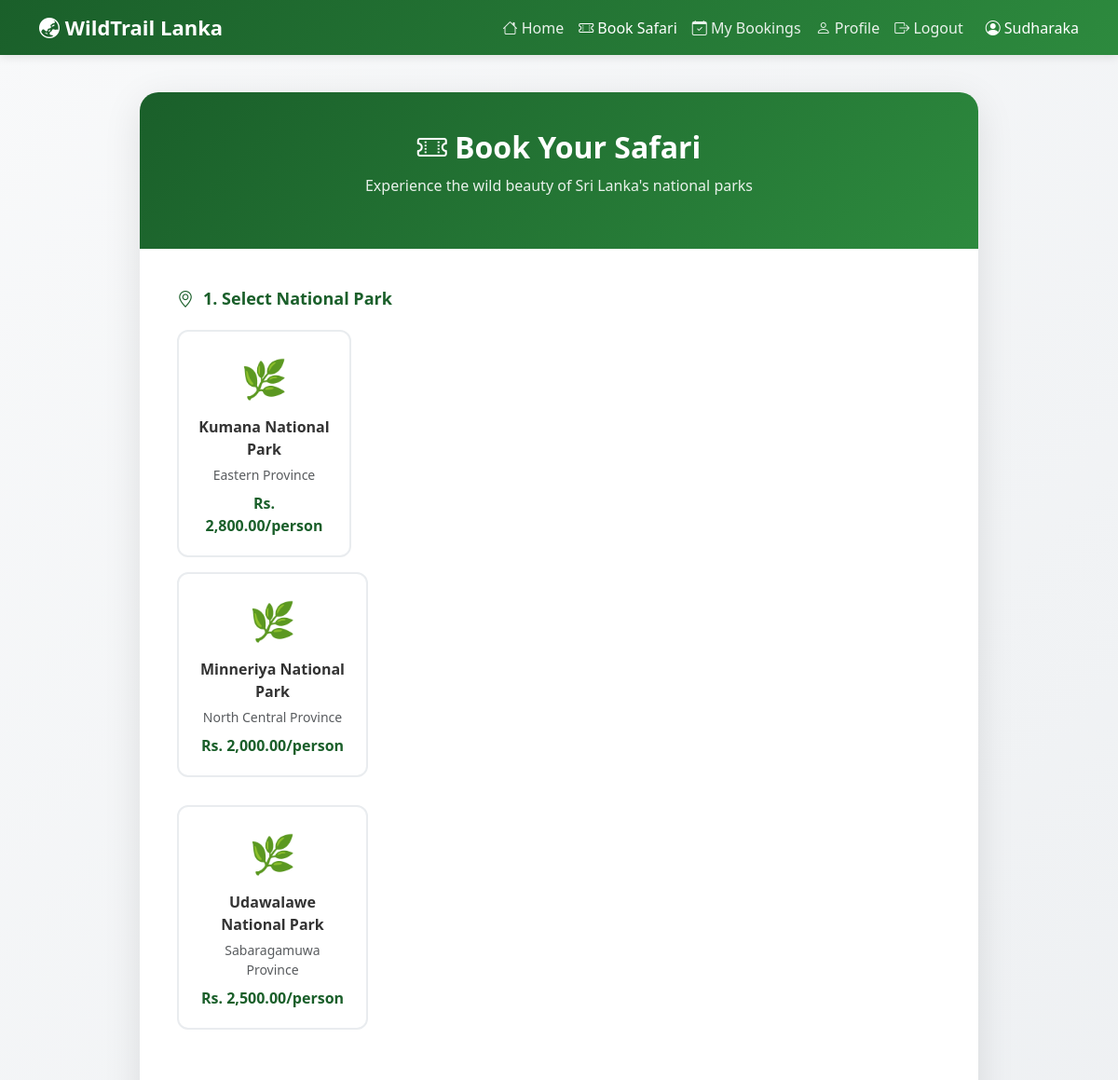
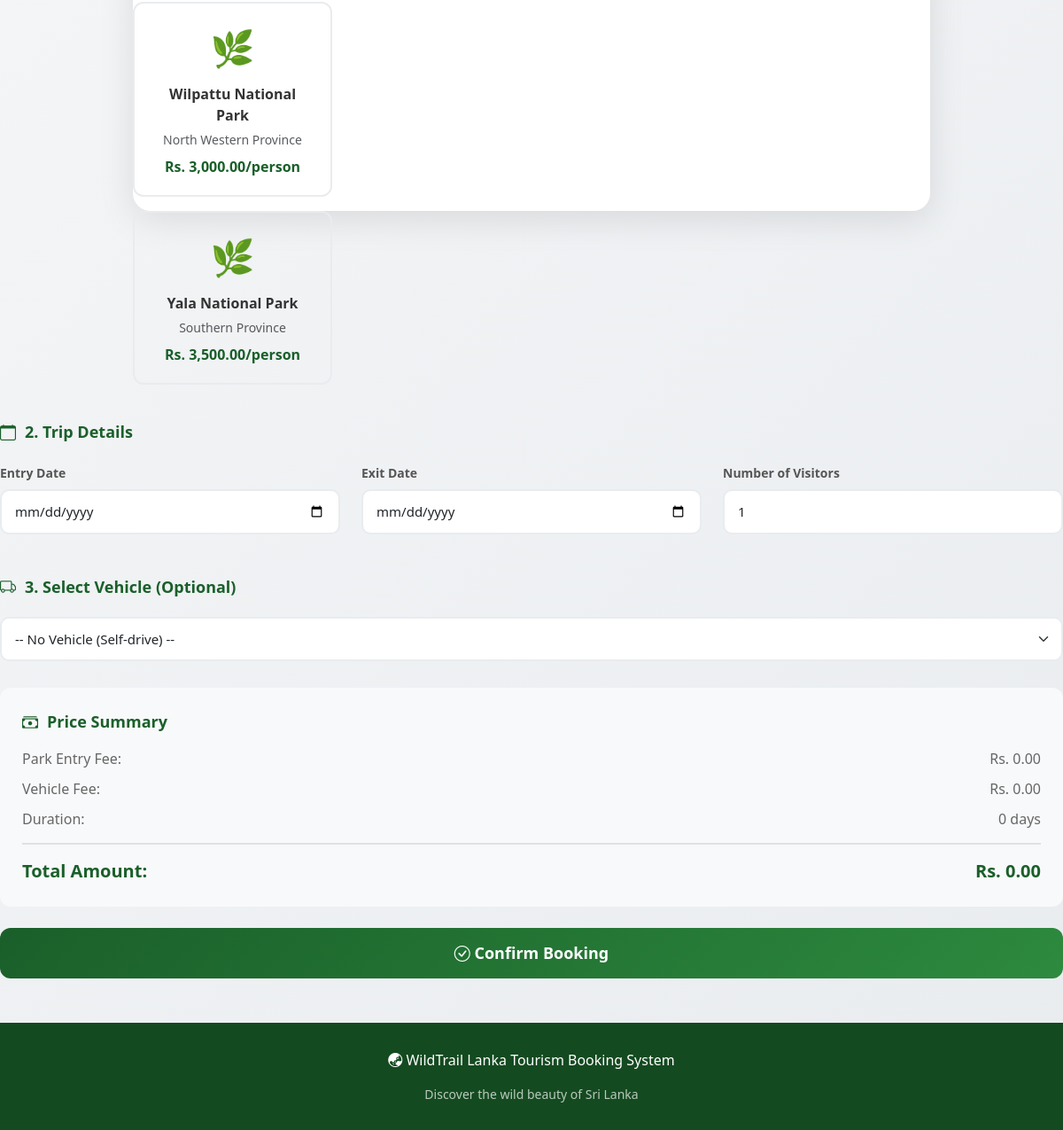
Screenshot of /book_ticket.php (signed in) with the database file from the repository (2 pictures, top to bottom).
### tables this page shows
CREATE TABLE `parks` (
  `id` int(11) NOT NULL,
  `park_name` varchar(100) NOT NULL,
  `province` varchar(50) NOT NULL,
  `description` text DEFAULT NULL,
  `image` varchar(255) DEFAULT NULL,
  `entry_fee` decimal(10,2) DEFAULT 0.00,
  `status` enum('active','inactive') DEFAULT 'active',
  `created_at` timestamp NOT NULL DEFAULT current_timestamp()
);

### book_ticket.php (the view, shortened to what this page needs)
<?php
require_once 'db.php';
$visitorName = $_SESSION['user_name'] ?? 'Visitor';
try {
    $parks = $pdo->query("SELECT * FROM parks WHERE status = 'active' ORDER BY park_name")->fetchAll();
} catch (PDOException $e) {
    $parks = [];
    $vehicles = [];
}
?>
<!DOCTYPE html>
<html lang="en">
<head>
    <link href="https://cdn.jsdelivr.net/npm/bootstrap@5.3.2/dist/css/bootstrap.min.css" rel="stylesheet">
    <link rel="stylesheet" href="https://cdn.jsdelivr.net/npm/bootstrap-icons@1.11.1/font/bootstrap-icons.css">
</head>
<body>
    <nav class="navbar navbar-expand-lg navbar-dark">
        <div class="container">
            <a class="navbar-brand" href="index.php">
                <i class="bi bi-globe-asia-australia"></i> WildTrail Lanka
            </a>
            <div class="collapse navbar-collapse" id="navbarNav">
                <ul class="navbar-nav ms-auto">
                    <li class="nav-item">
                        <a class="nav-link" href="index.php"><i class="bi bi-house"></i> Home</a>
                    </li>
                    <li class="nav-item">
                        <a class="nav-link active" href="book_ticket.php"><i class="bi bi-ticket-perforated"></i> Book Safari</a>
                    </li>
                    <li class="nav-item">
                        <a class="nav-link" href="my_bookings.php"><i class="bi bi-calendar-check"></i> My Bookings</a>
                    </li>
                    <li class="nav-item">
                        <a class="nav-link" href="profile.php"><i class="bi bi-person"></i> Profile</a>
                    </li>
                    <li class="nav-item">
                        <a class="nav-link" href="logout.php"><i class="bi bi-box-arrow-right"></i> Logout</a>
                    </li>
                </ul>
                <span class="navbar-text ms-3 text-white">
                    <i class="bi bi-person-circle"></i> <?php echo htmlspecialchars($visitorName); ?>
                </span>
            </div>
        </div>
    </nav>
    <div class="booking-container">
        <div class="booking-card">
            <div class="booking-header">
                <h2><i class="bi bi-ticket-perforated"></i> Book Your Safari</h2>
                <p>Experience the wild beauty of Sri Lanka's national parks</p>
            </div>
            <div class="booking-body">
                <form method="POST" action="book_ticket.php" id="bookingForm">
                    <div class="form-section">
                        <div class="section-title">
                            <i class="bi bi-geo-alt"></i> 1. Select National Park
                        </div>
                        <div class="row">
                            <?php if (empty($parks)): ?>
                            <div class="col-12">
                                <div class="alert alert-warning">
                                    <i class="bi bi-exclamation-triangle"></i> No parks available at the moment. Please check back later.
                                </div>
                            </div>
                            <?php else: ?>
                            <?php foreach ($parks as $park): ?>
                                                        <div class="col-md-6 col-lg-3 mb-3">
                                <div class="park-card" onclick="selectPark(<?php echo $park['id']; ?>, <?php echo $park['entry_fee']; ?>)">
                                    <?php if (!empty($park['image']) && file_exists('images/' . $park['image'])): ?>
                                    <img src="images/<?php echo htmlspecialchars($park['image']); ?>" class="park-image" alt="<?php echo htmlspecialchars($park['park_name']); ?>">
                                    <?php else: ?>
                                    <div class="park-icon">🌿</div>
                                    <?php endif; ?>
                                    <div class="park-name"><?php echo htmlspecialchars($park['park_name']); ?></div>
                                    <div class="text-muted small"><?php echo htmlspecialchars($park['province']); ?></div>
                                    <div class="park-fee mt-2">Rs. <?php echo number_format($park['entry_fee'], 2); ?>/person</div>
                                </div>
                            </div>
                            </div>
                            <?php endforeach; ?>
                            <?php endif; ?>
                    <div class="form-section">
                        <div class="section-title">
                            <i class="bi bi-calendar"></i> 2. Trip Details
                        </div>
                        <div class="row">
                            <div class="col-md-4 mb-3">
                                <label class="form-label">Entry Date</label>
                                <input type="date" class="form-control" name="entry_date" id="entry_date"
                                       min="<?php echo date('Y-m-d'); ?>" required onchange="calculatePrice()">
                            </div>
                            <div class="col-md-4 mb-3">
                                <label class="form-label">Exit Date</label>
                                <input type="date" class="form-control" name="exit_date" id="exit_date"
                                       min="<?php echo date('Y-m-d'); ?>" required onchange="calculatePrice()">
                            </div>
                            <div class="col-md-4 mb-3">
                                <label class="form-label">Number of Visitors</label>
                                <input type="number" class="form-control" name="visitors_count" id="visitors_count"
                                       min="1" max="50" value="1" required onchange="calculatePrice()">
                            </div>
                        </div>
                    </div>
                    <div class="form-section">
                        <div class="section-title">
                            <i class="bi bi-truck"></i> 3. Select Vehicle (Optional)
                        </div>
                        <select class="form-select" name="vehicle_id" id="vehicle_id" onchange="calculatePrice()">
                            <option value="">-- No Vehicle (Self-drive) --</option>
                        </select>
                    </div>
                    <div class="price-summary">
                        <div class="section-title mb-3">
                            <i class="bi bi-cash-stack"></i> Price Summary
                        </div>
                        <div class="price-row">
                            <span>Park Entry Fee:</span>
                            <span id="parkFee">Rs. 0.00</span>
                        </div>
                        <div class="price-row">
                            <span>Vehicle Fee:</span>
                            <span id="vehicleFee">Rs. 0.00</span>
                        </div>
                        <div class="price-row">
                            <span>Duration:</span>
                            <span id="duration">0 days</span>
                        </div>
                        <div class="price-total">
                            <span>Total Amount:</span>
                            <span id="totalAmount">Rs. 0.00</span>
                        </div>
                    </div>
                    <div class="mt-4">
                        <button type="submit" class="btn-book">
                            <i class="bi bi-check-circle"></i> Confirm Booking
                        </button>
                    </div>
    <footer class="footer">
        <p><i class="bi bi-globe-asia-australia"></i> WildTrail Lanka Tourism Booking System</p>
        <p class="mb-0" style="opacity: 0.7; font-size: 14px;">Discover the wild beauty of Sri Lanka</p>
    </footer>
</body>
</html>

### book_ticket.php (style rules this page uses)
:root { --primary-green: #1a5f2a; --light-green: #2d8a3e; --dark-green: #144a20; --accent-gold: #d4a017; }
body { background: linear-gradient(135deg, #f8f9fa 0%, #e9ecef 100%); font-family: 'Segoe UI', Tahoma, Geneva, Verdana, sans-serif; min-height: 100vh; }
.navbar { background: linear-gradient(135deg, var(--primary-green) 0%, var(--light-green) 100%); box-shadow: 0 2px 10px rgba(0,0,0,0.1); }
.navbar-brand { font-weight: bold; font-size: 22px; color: white !important; }
.nav-link { color: rgba(255,255,255,0.9) !important; font-weight: 500; }
.nav-link:hover, .nav-link.active { color: white !important; }
.booking-container { max-width: 900px; margin: 40px auto; }
.booking-card { background: white; border-radius: 20px; box-shadow: 0 10px 40px rgba(0,0,0,0.1); overflow: hidden; }
.booking-header { background: linear-gradient(135deg, var(--primary-green) 0%, var(--light-green) 100%); color: white; padding: 40px; text-align: center; }
.booking-header h2 { font-size: 32px; font-weight: bold; margin-bottom: 10px; }
.booking-header p { opacity: 0.9; font-size: 16px; }
.booking-body { padding: 40px; }
.form-section { margin-bottom: 30px; }
.section-title { color: var(--primary-green); font-weight: bold; font-size: 18px; margin-bottom: 20px; display: flex; align-items: center; gap: 10px; }
.form-label { font-weight: 600; color: #555; font-size: 14px; margin-bottom: 8px; }
.form-control, .form-select { border: 2px solid #e9ecef; border-radius: 10px; padding: 12px 15px; font-size: 15px; transition: all 0.3s; }
.park-card { border: 2px solid #e9ecef; border-radius: 12px; padding: 20px; cursor: pointer; transition: all 0.3s; text-align: center; height: 100%; }
.park-icon { font-size: 40px; margin-bottom: 10px; }
.park-name { font-weight: bold; color: #333; margin-bottom: 5px; }
.park-fee { color: var(--primary-green); font-weight: bold; }
.btn-book { background: linear-gradient(135deg, var(--primary-green) 0%, var(--light-green) 100%); color: white; border: none; padding: 15px 40px; border-radius: 12px; font-size: 18px; font-weight: bold; width: 100%; transition: all 0.3s; }
.price-summary { background: #f8f9fa; border-radius: 12px; padding: 25px; margin-top: 30px; }
.price-row { display: flex; justify-content: space-between; margin-bottom: 10px; color: #666; }
.price-total { display: flex; justify-content: space-between; font-size: 20px; font-weight: bold; color: var(--primary-green); border-top: 2px solid #dee2e6; padding-top: 15px; margin-top: 15px; }
.footer { background: var(--dark-green); color: white; padding: 30px; text-align: center; margin-top: 50px; }

### rows the page displays
parks: park_name "Kumana National Park", province "Eastern Province", entry_fee "2,800.00"
parks: park_name "Minneriya National Park", province "North Central Province", entry_fee "2,000.00"
parks: park_name "Udawalawe National Park", province "Sabaragamuwa Province", entry_fee "2,500.00"
parks: park_name "Wilpattu National Park", province "North Western Province", entry_fee "3,000.00"
parks: park_name "Yala National Park", province "Southern Province", entry_fee "3,500.00"

### other values shown
$visitorName "Sudharaka"
